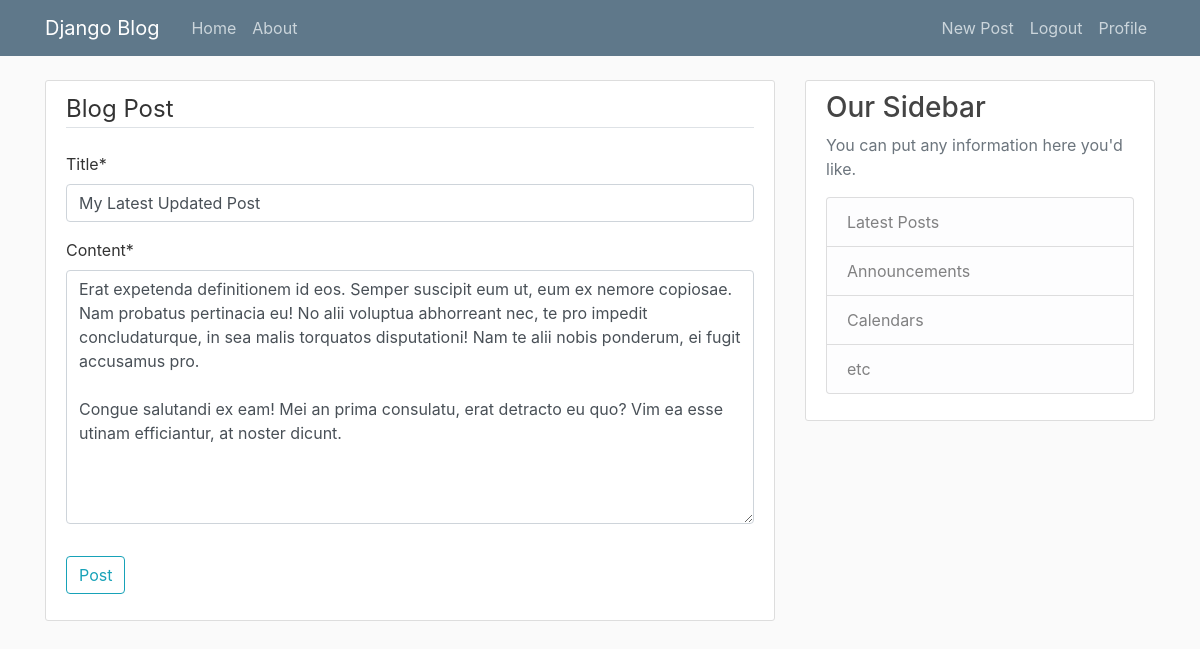
/post/34/update/ (signed in), run on the app's committed database.
### blog/models.py (models this page shows, shortened)
class Post(models.Model):                                       # we have an implicit PK "id "
    title = models.CharField(max_length=100)                    #title is a characterfield of maxlength 100
    content = models.TextField()                                #content is Text Field Who's size is unlimited (almost)
    date_posted = models.DateTimeField(default = timezone.now)  #date_posted is a DateTimeField with current datetime as the default value
    author =  models.ForeignKey(User,on_delete=models.CASCADE)  # author is a FK Mapped to (referencing) User When author(USer) is deleted this model is dropped (Deleted)

### blog/views.py (the view, shortened to what this page needs)
# urls.py: path('post/<int:pk>/update/',PostUpdateView.as_view(),name = 'post-update'),
class PostUpdateView(LoginRequiredMixin, UserPassesTestMixin, UpdateView):
    model = Post
    fields = ["title","content",]                                                   # we'll be editing the following fields while creating the model
    def test_func(self):
        post =  self.get_object()
        return  self.request.user == post.author

### blog/templates/blog/post_form.html (shortened to what this page needs)
{% extends "blog/base.html" %}
{% load crispy_forms_tags %}
{% block content %}
    <div class = "content-section">
        <form method="POST">
            <fieldset class="form-group">
                <legend class = "border-bottom mb-4">Blog Post</legend>
                {{ form|crispy }}
            </fieldset>
            <div class="form-group">
                <button type="submit" class="btn btn-outline-info">
                    Post
                </button>
            </div>
        </form>
    </div>
{% endblock content %}

### blog/static/blog/main.css (style rules this page uses)
body { background: #fafafa; color: #333333; margin-top: 5rem; }
.content-section { background: #ffffff; padding: 10px 20px; border: 1px solid #dddddd; border-radius: 3px; margin-bottom: 20px; }

### data on the page
Post: title "My Latest Updated Post", content "Erat expetenda definitionem id eos. Semper suscipit eum ut, eum ex nemore copiosae. Nam probatus pertinacia eu! No alii voluptua abhorreant nec, te pro impedit concludaturque, in sea malis torquatos disputationi! Nam te alii nobis ponderum, ei fugit accusamus pro. Congue salutandi ex eam! Mei an prima consulatu, erat detracto eu quo? Vim ea esse utinam efficiantur, at noster dicunt."
